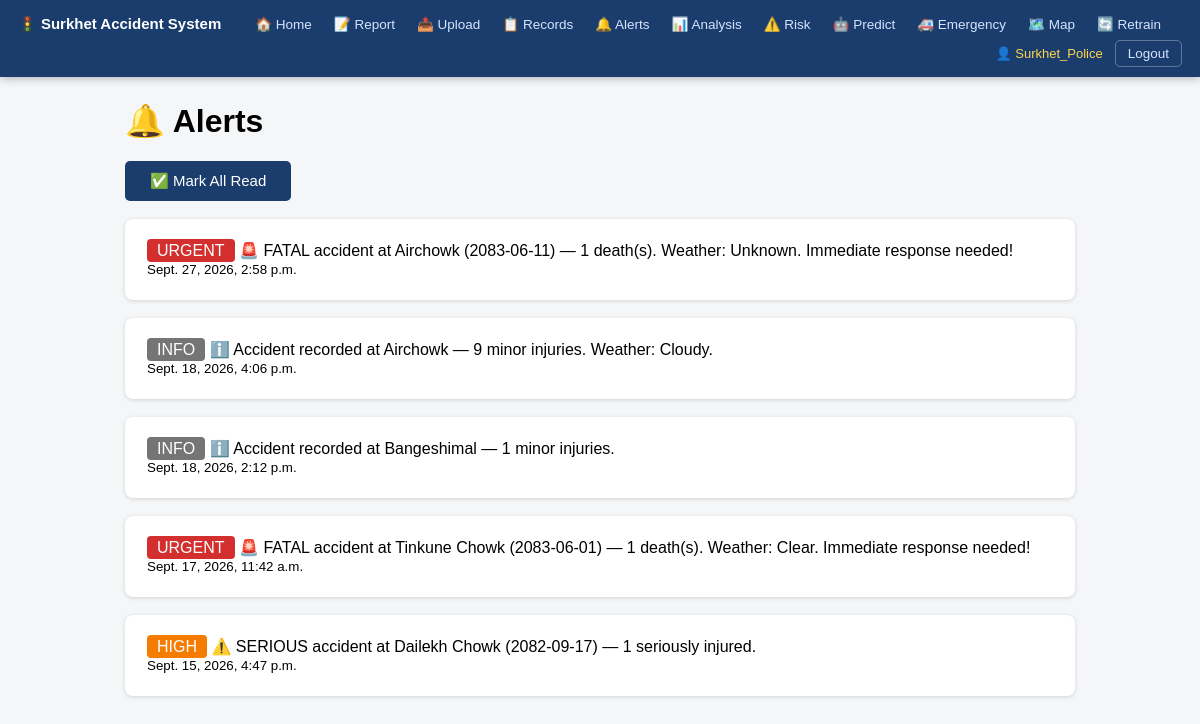
Page /alerts/ (signed in) on the committed database.
### records/models.py (models this page shows, shortened)
class Alert(models.Model):
    LEVELS = [
        ("urgent", "Urgent"),
        ("high", "High"),
        ("info", "Info"),
    ]
    level = models.CharField(max_length=10, choices=LEVELS, default="info")
    message = models.TextField()
    accident = models.ForeignKey(AccidentRecord, on_delete=models.CASCADE,
                                 null=True, blank=True)
    created_at = models.DateTimeField(auto_now_add=True)
    is_read = models.BooleanField(default=False)

### records/views.py (the view)
# urls.py: path("alerts/", views.alerts_list, name="alerts"),
@login_required
def alerts_list(request):
    alerts = Alert.objects.all().order_by("-created_at")
    return render(request, "records/alerts.html", {"alerts": alerts})

### records/templates/records/alerts.html (shortened to what this page needs)
{% extends "records/base.html" %}
{% block content %}
<h1>🔔 Alerts</h1>
<form method="POST" action="{% url 'alerts_read' %}">
    <button type="submit">✅ Mark All Read</button>
</form>
<br>
{% for a in alerts %}
<div class="card {% if not a.is_read %}alert-unread{% endif %}">
    {% if a.level == "urgent" %}
        <span class="badge-red">URGENT</span>
    {% elif a.level == "high" %}
        <span class="badge-orange">HIGH</span>
    {% else %}
        <span class="badge-gray">INFO</span>
    {% endif %}
    {{ a.message }}
    <br><small>{{ a.created_at }}</small>
</div>
{% empty %}
<p>No alerts yet.</p>
{% endfor %}
{% endblock %}

### records/templates/records/base.html (shortened to what this page needs)
<!DOCTYPE html>
<html>
<head>
    <link rel="stylesheet" href="/static/style.css">
</head>
<body>
    <div class="navbar">
        <span class="logo">🚦 Surkhet Accident System</span>
       {% if user.is_authenticated %}
            <a href="/">🏠 Home</a>
            <a href="/entry/">📝 Report</a>
            <a href="/bulk/">📤 Upload</a>
            <a href="/records/">📋 Records</a>
            <a href="/alerts/">🔔 Alerts</a>
            <a href="/analysis/">📊 Analysis</a>
            <a href="/risk/">⚠️ Risk</a>
            <a href="/predict/">🤖 Predict</a>
            <a href="/emergency/">🚑 Emergency</a>
            <a href="/map/">🗺️ Map</a>
            <a href="/retrain/">🔄 Retrain</a>
            <span class="user-info">👤 {{ user.username }}</span>
            <a href="/logout/" class="logout-link">Logout</a>
        {% else %}
            <a href="/predict/">🤖 Predict Severity</a>
            <a href="/map/">🗺️ Hotspot Map</a>
            <a href="/login/" style="color:#ffd54f;">🔐 Login (Police/Agency)</a>
        {% endif %}
    </div>
    <div class="container">
        {% block content %}
        {% endblock %}
    </div>
</body>
</html>

### static/style.css (style rules this page uses)
body { font-family: Arial; margin: 0; background: #f4f6f8; }
.navbar { background: #1a3d6d; padding: 10px 18px; display: flex; align-items: center; flex-wrap: wrap; gap: 2px; position: sticky; top: 0; z-index: 100; box-shadow: 0 2px 8px rgba(0,0,0,0.25); }
.navbar .logo { color: white; font-weight: bold; margin-right: 22px; font-size: 15px; white-space: nowrap; }
.navbar a { color: #d6e4ff; text-decoration: none; padding: 6px 10px; font-size: 13.5px; border-radius: 5px; white-space: nowrap; transition: background 0.15s, color 0.15s; }
.navbar .user-info { color: #ffd54f; margin-left: auto; font-size: 13px; white-space: nowrap; padding-right: 10px; }
.navbar a.logout-link { border: 1px solid rgba(255,255,255,0.3); padding: 5px 12px; }
.container { max-width: 950px; margin: 25px auto; padding: 0 18px; }
.card { background: white; border-radius: 8px; padding: 22px; margin-bottom: 18px; box-shadow: 0 1px 4px rgba(0,0,0,0.14); }
.badge-red { background: #d32f2f; color: white; padding: 3px 10px; border-radius: 4px; }
.badge-orange { background: #f57c00; color: white; padding: 3px 10px; border-radius: 4px; }
form button { background: #1a3d6d; color: white; padding: 11px 25px; border: none; border-radius: 5px; cursor: pointer; font-size: 15px; }
.badge-gray { background: #757575; color: white; padding: 3px 10px; border-radius: 4px; }

### rows in the picture
Alert: level "URGENT", message "🚨 FATAL accident at Airchowk (2083-06-11) — 1 death(s). Weather: Unknown. Immediate response needed!", created_at "Sept. 27, 2026, 2:58 p.m."
Alert: level "INFO", message "ℹ️ Accident recorded at Airchowk — 9 minor injuries. Weather: Cloudy.", created_at "Sept. 18, 2026, 4:06 p.m."
Alert: level "INFO", message "ℹ️ Accident recorded at Bangeshimal — 1 minor injuries.", created_at "Sept. 18, 2026, 2:12 p.m."
Alert: level "URGENT", message "🚨 FATAL accident at Tinkune Chowk (2083-06-01) — 1 death(s). Weather: Clear. Immediate response needed!", created_at "Sept. 17, 2026, 11:42 a.m."
Alert: level "HIGH", message "⚠️ SERIOUS accident at Dailekh Chowk (2082-09-17) — 1 seriously injured.", created_at "Sept. 15, 2026, 4:47 p.m."

### other values in the picture
{{ user.username }} "Surkhet_Police"
